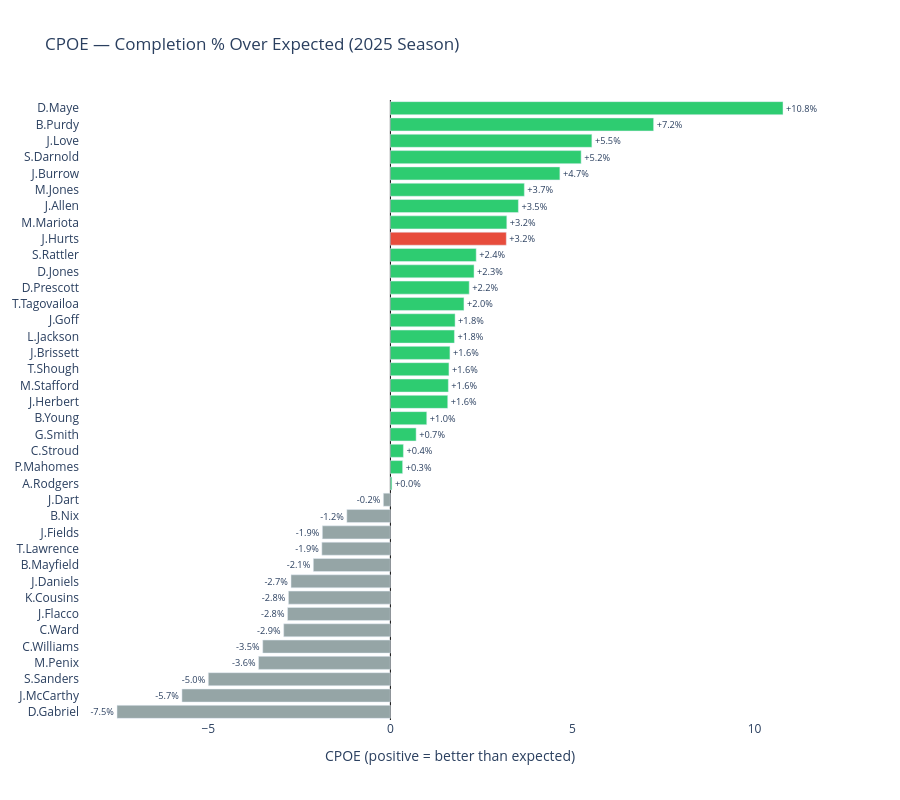

Notebook cell for this chart:
### Markdown cell above
## 3. CPOE — Completion % Over Expected

CPOE adjusts for throw difficulty. A QB with a low CPOE completes fewer passes
than the model expects given the air yards, down & distance, and situation of each throw.
This is arguably the purest measure of passing accuracy.

### Code cell
# Use the pre-computed CPOE from nflverse (built into the play-by-play data)
cpoe_data = throws[throws['cpoe'].notna()].groupby('passer_player_name').agg(
    avg_cpoe=('cpoe', 'mean'),
    throws=('cpoe', 'count'),
).sort_values('avg_cpoe', ascending=True)

colors = ['#e74c3c' if 'Hurts' in name else 
          '#2ecc71' if val >= 0 else '#95a5a6' 
          for name, val in zip(cpoe_data.index, cpoe_data['avg_cpoe'])]
# Override color for Hurts
colors = ['#e74c3c' if 'Hurts' in name else c for name, c in zip(cpoe_data.index, colors)]

fig = go.Figure(go.Bar(
    x=cpoe_data['avg_cpoe'],
    y=cpoe_data.index,
    orientation='h',
    marker_color=colors,
    text=[f"{v:+.1f}%" for v in cpoe_data['avg_cpoe']],
    textposition='outside',
))
fig.update_layout(
    title='CPOE — Completion % Over Expected (2025 Season)',
    xaxis_title='CPOE (positive = better than expected)',
    width=900, height=800,
    plot_bgcolor='white',
    xaxis=dict(zeroline=True, zerolinecolor='black', zerolinewidth=1),
)
fig.show()

ranked = cpoe_data['avg_cpoe'].rank(ascending=False)
for name in cpoe_data.index:
    if 'Hurts' in name:
        print(f"\n{name}: CPOE rank: {int(ranked[name])} of {len(ranked)}")
        print(f"CPOE: {cpoe_data.loc[name, 'avg_cpoe']:+.2f}%")

### Figure 1 — Plotly figure (JSON) as saved in the notebook; plotly's stock layout.template omitted (floating-point values rounded to 4 significant figures)
{"data": [{"marker": {"color": ["#95a5a6", "#95a5a6", "#95a5a6", "#95a5a6", "#95a5a6", "#95a5a6", "#95a5a6", "#95a5a6", "#95a5a6", "#95a5a6", "#95a5a6", "#95a5a6", "#95a5a6", "#95a5a6", "#2ecc71", "#2ecc71", "#2ecc71", "#2ecc71", "#2ecc71", "#2ecc71", "#2ecc71", "#2ecc71", "#2ecc71", "#2ecc71", "#2ecc71", "#2ecc71", "#2ecc71", "#2ecc71", "#2ecc71", "#e74c3c", "#2ecc71", "#2ecc71", "#2ecc71", "#2ecc71", "#2ecc71", "#2ecc71", "#2ecc71", "#2ecc71"]}, "orientation": "h", "text": ["-7.5%", "-5.7%", "-5.0%", "-3.6%", "-3.5%", "-2.9%", "-2.8%", "-2.8%", "-2.7%", "-2.1%", "-1.9%", "-1.9%", "-1.2%", "-0.2%", "+0.0%", "+0.3%", "+0.4%", "+0.7%", "+1.0%", "+1.6%", "+1.6%", "+1.6%", "+1.6%", "+1.8%", "+1.8%", "+2.0%", "+2.2%", "+2.3%", "+2.4%", "+3.2%", "+3.2%", "+3.5%", "+3.7%", "+4.7%", "+5.2%", "+5.5%", "+7.2%", "+10.8%"], "textposition": "outside", "type": "bar", "x": [-7.507, -5.724, -5.0, -3.62, -3.505, -2.93, -2.824, -2.799, -2.729, -2.116, -1.882, -1.869, -1.196, -0.1931, 0.04169, 0.3364, 0.3577, 0.7071, 0.9989, 1.575, 1.592, 1.608, 1.635, 1.759, 1.777, 2.02, 2.165, 2.297, 2.357, 3.183, 3.197, 3.515, 3.679, 4.654, 5.238, 5.533, 7.229, 10.78], "y": ["D.Gabriel", "J.McCarthy", "S.Sanders", "M.Penix", "C.Williams", "C.Ward", "J.Flacco", "K.Cousins", "J.Daniels", "B.Mayfield", "T.Lawrence", "J.Fields", "B.Nix", "J.Dart", "A.Rodgers", "P.Mahomes", "C.Stroud", "G.Smith", "B.Young", "J.Herbert", "M.Stafford", "T.Shough", "J.Brissett", "L.Jackson", "J.Goff", "T.Tagovailoa", "D.Prescott", "D.Jones", "S.Rattler", "J.Hurts", "M.Mariota", "J.Allen", "M.Jones", "J.Burrow", "S.Darnold", "J.Love", "B.Purdy", "D.Maye"]}], "layout": {"height": 800, "plot_bgcolor": "white", "title": {"text": "CPOE — Completion % Over Expected (2025 Season)"}, "width": 900, "xaxis": {"title": {"text": "CPOE (positive = better than expected)"}, "zeroline": true, "zerolinecolor": "black", "zerolinewidth": 1}}}
